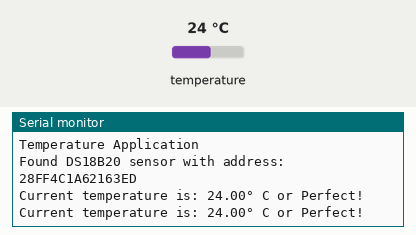
Bench run of a program on a simulated ESP8266 (NodeMCU). Parts: the last lines printed to the serial monitor. Inputs (shaded band) come from the test bench; at power-on: temperature 24 °C.

Above: at 4.3 s.
4.4 s: temperature set to 12 °C
At 6.9 s:
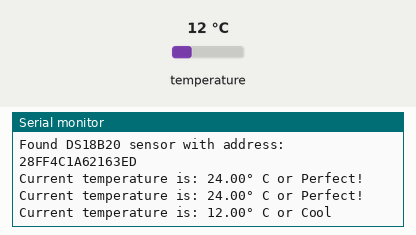
10.5 s: temperature set to 28 °C
At 12.2 s:
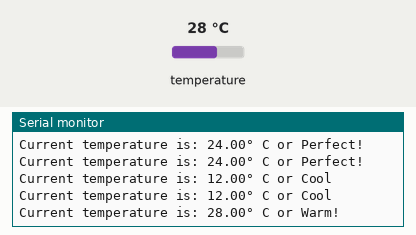
16.1 s: temperature set to 33 °C
At 18.6 s:
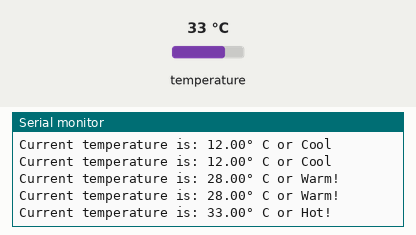
21.6 s: temperature set to 41 °C
At 23.9 s:
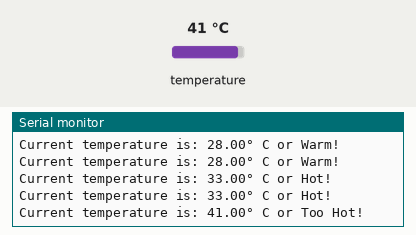
27.1 s: temperature set to 7 °C
At 29.1 s:
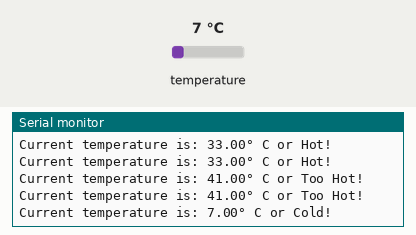

The program:

main.cpp
```cpp
#include <Arduino.h>

// ******************************************************************
// Luca Quacquarelli
// 000838997
// 2022-09-26
// Mohawk College - COMP-10184
// Statement of authorship: I Luca Quacqarelli, 000838997 certify that this material is my original work.
//No other person's work has been used without due acknowledgement.

// library for Arduino framework
#include <Arduino.h>
// 1-Wire sensor communication libary
#include <OneWire.h>
// DS18B20 sensor library
#include <DallasTemperature.h>

// Pin that the  DS18B20 is connected to
const int oneWireBus = D3;

// Setup a oneWire instance to communicate with any OneWire devices
OneWire oneWire(oneWireBus);

// Pass our oneWire reference to Dallas Temperature sensor
DallasTemperature DS18B20(&oneWire);

int numberOfDevices; // Number of temperature devices found

DeviceAddress tempDeviceAddress; // We'll use this variable to store a found device address


void setup() {
  // configure the USB serial monitor
  Serial.begin(115200);

  // Start the DS18B20 sensor
  DS18B20.begin();

  numberOfDevices = DS18B20.getDeviceCount();// Getting the number of devices


  Serial.println("Temperature Application");

  // if no devices are found print out one error message
  if(numberOfDevices == 0)
  {
    Serial.print("No DS18B20 temperature sensors are installed!");
    Serial.println();
  }// end if
  else // else a device is found
  {
    // Loop through each device, print out address
    for(int i = 0; i < numberOfDevices; i++) {
      // Search the wire for address

      if(DS18B20.getAddress(tempDeviceAddress, i)) // Finding the Temperature device that was found
      {
        Serial.print("Found DS18B20 sensor with address: ");
        // print a device address
        for (uint8_t i = 0; i < 8; i++)
        {
          Serial.print(tempDeviceAddress[i], HEX);// Printing the device in hexadecimal
        }// end for loop #2
        Serial.println();
      }// end if
    }// end for loop #1

  }// end else

}// end setup()

void loop() {
  float fTemp;

  // ask DS18B20 for the current temperature
  DS18B20.requestTemperatures();

  // fetch the temperature.  We only have 1 sensor, so the index is 0.
  fTemp = DS18B20.getTempCByIndex(0);

  // If the device is unplugged the program will not continue with the if statements
  if(fTemp != -127.00) // -127.00 is bad number
  {
    // Checking the temperature through if statements
    String temptext;
    if (fTemp <= 10.00)
    {
      temptext = "Cold!";
    } else if(fTemp <= 15.00)
    {
      temptext = "Cool";
    } else if (fTemp <= 25.00)
    {
      temptext = "Perfect!";
    } else if (fTemp <= 30.00)
    {
      temptext = "Warm!";
    } else if (fTemp <= 35.00)
    {
      temptext = "Hot!";
    } else if (fTemp >= 35.00)
    {
      temptext = "Too Hot!";
    }

    // print the temp to the USB serial monitor
    Serial.println("Current temperature is: " + String(fTemp) + "° C or " + temptext);
  }


  // wait 2s (2000ms) before doing this again
  delay(2000);
}
```

Measured:
- after the input at 4.4 s, the serial monitor: prints a new line after 1.9 s (image 1)
- after the input at 10.5 s, the serial monitor: prints a new line after 1.4 s (image 2)
- after the input at 16.1 s, the serial monitor: prints a new line after 1.3 s (image 3)
- after the input at 21.6 s, the serial monitor: prints a new line after 1.3 s (image 4)
- after the input at 27.1 s, the serial monitor: prints a new line after 1.3 s (image 5)
